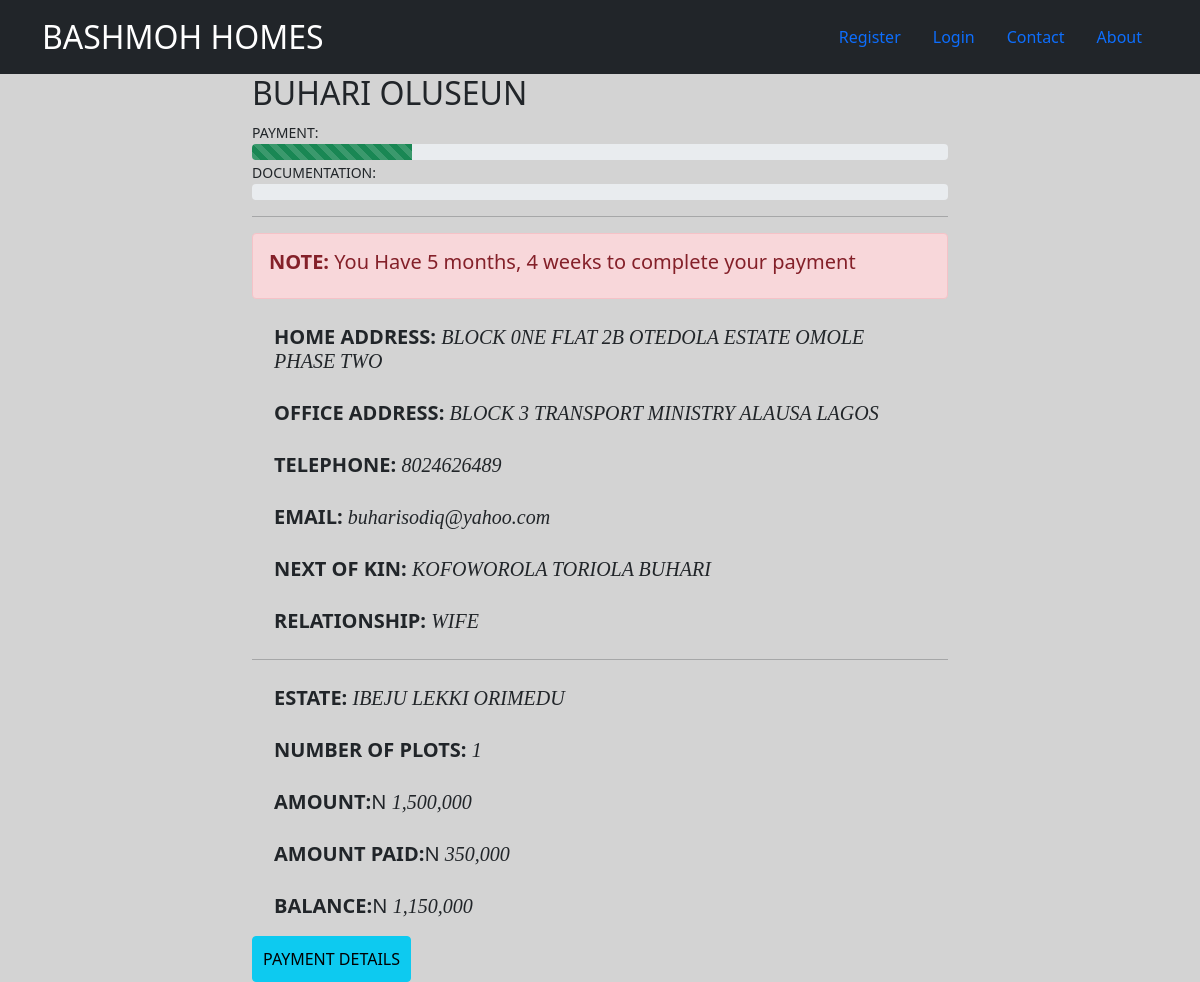
The page /customer_info/detail/8024626489/ on the database its author committed.
### customer_info/models.py (models this page shows, shortened)
class Customer(models.Model):
    full_name = models.CharField(max_length=30)
    gender = models.CharField(max_length=6)
    home_address = models.CharField(max_length=50)
    office_address = models.CharField(max_length=50)
    phone_number = models.IntegerField(primary_key=True)
    email = models.EmailField(max_length=30)
    next_of_kin = models.CharField(max_length=30)
    relationship = models.CharField(max_length=20)
    estate = models.CharField(max_length=30)
    plots = models.IntegerField()
    amount = models.IntegerField()
    amount_paid = models.IntegerField()
    balance = models.IntegerField()
    registration_date = models.DateField()
    deadline_date = models.DateField(default=date.today)
    payment_complete = models.BooleanField(default=False)
    documentation = models.BooleanField(default=False)

### customer_info/views.py (the view)
# urls.py: path('detail/<int:pk>/',views.CustomerDetailView.as_view(),name='detail'),
class CustomerDetailView(DetailView):
    model = Customer
    def get_context_data(self, **kwargs):
        context = super().get_context_data(**kwargs)
        context['max_value'] = 100
        return context

### templates/customer_info/customer_detail.html (shortened to what this page needs)
{% extends 'customer_info/base.html' %}
{% load humanize %}
{% block content%}
<div class="container"  style='width:60%'>
    <h2>{{customer.full_name}}</h2>
    <small>PAYMENT:</small>
    <div class="progress">
      <div class="progress-bar progress-bar-striped bg-success" role="progressbar"
        style="width:{% widthratio customer.amount_paid customer.amount max_value %}%" aria-valuenow="25"
        aria-valuemin="0" aria-valuemax="100"></div>
    </div>
    <small>DOCUMENTATION:</small>
    <div class="progress">
    </div>
    <hr>
  {% if customer.balance == 0 %}
    <div class="alert alert-success" role="alert">
      Completed payment ..kindly Endevour to make payment for your documentation..
    </div>
  {% else %}
    <div class="alert alert-danger" role="alert">
      <h5><strong>NOTE:</strong> You Have {{customer.deadline_date|timeuntil}} to complete your payment</h5>
    </div>
  {% endif %}
  <div class="container">
    <h5 style='padding:10px'><strong>HOME ADDRESS:</strong> <em style='font-family:verdana'>{{customer.home_address}}</em></h5>
    <h5 style='padding:10px'><strong>OFFICE ADDRESS:</strong> <em style='font-family:verdana'>{{customer.office_address}}</em></h5>
    <h5 style='padding:10px'><strong>TELEPHONE:</strong> <em style='font-family:verdana'>{{customer.phone_number}}</em></h5>
    <h5 style='padding:10px'><strong>EMAIL:</strong> <em style='font-family:verdana'>{{customer.email}}</em></h5>
    <h5 style='padding:10px'><strong>NEXT OF KIN:</strong> <em style='font-family:verdana'>{{customer.next_of_kin}}</em></h5>
    <h5 style='padding:10px'><strong>RELATIONSHIP:</strong> <em style='font-family:verdana'>{{customer.relationship}}</em></h5>
  </div>
  <hr>
  <div class="container">
    <h5 style='padding:10px'><strong>ESTATE:</strong> <em style='font-family:verdana'>{{customer.estate}}</em></h5>
    <h5 style='padding:10px'><strong>NUMBER OF PLOTS:</strong> <em style='font-family:verdana'>{{customer.plots}}</em></h5>
    <h5 style='padding:10px'><strong>AMOUNT:</strong>N <em style='font-family:verdana'>{{customer.amount | intcomma }}</em></h5>
    <h5 style='padding:10px'><strong>AMOUNT PAID:</strong>N <em style='font-family:verdana'>{{customer.amount_paid | intcomma }}</em></h5>
    <h5 style='padding:10px'><strong>BALANCE:</strong>N <em style='font-family:verdana'>{{customer.balance | intcomma }}</em></h5>
  </div>
  <a class="btn btn-info" type="button" style='padding:10px' href="{% url 'customer_info:payment' %}">PAYMENT DETAILS</a>
</div>
{% endblock %}

### rows shown on the page
Customer: full_name "BUHARI OLUSEUN", deadline_date "5 months, 4 weeks", home_address "BLOCK 0NE FLAT 2B OTEDOLA ESTATE OMOLE PHASE TWO", office_address "BLOCK 3 TRANSPORT MINISTRY ALAUSA LAGOS", phone_number "8024626489", email "buharisodiq@yahoo.com", next_of_kin "KOFOWOROLA TORIOLA BUHARI", relationship "WIFE", estate "IBEJU LEKKI ORIMEDU", plots "1", amount "1,500,000", amount_paid "350,000", balance "1,150,000"
